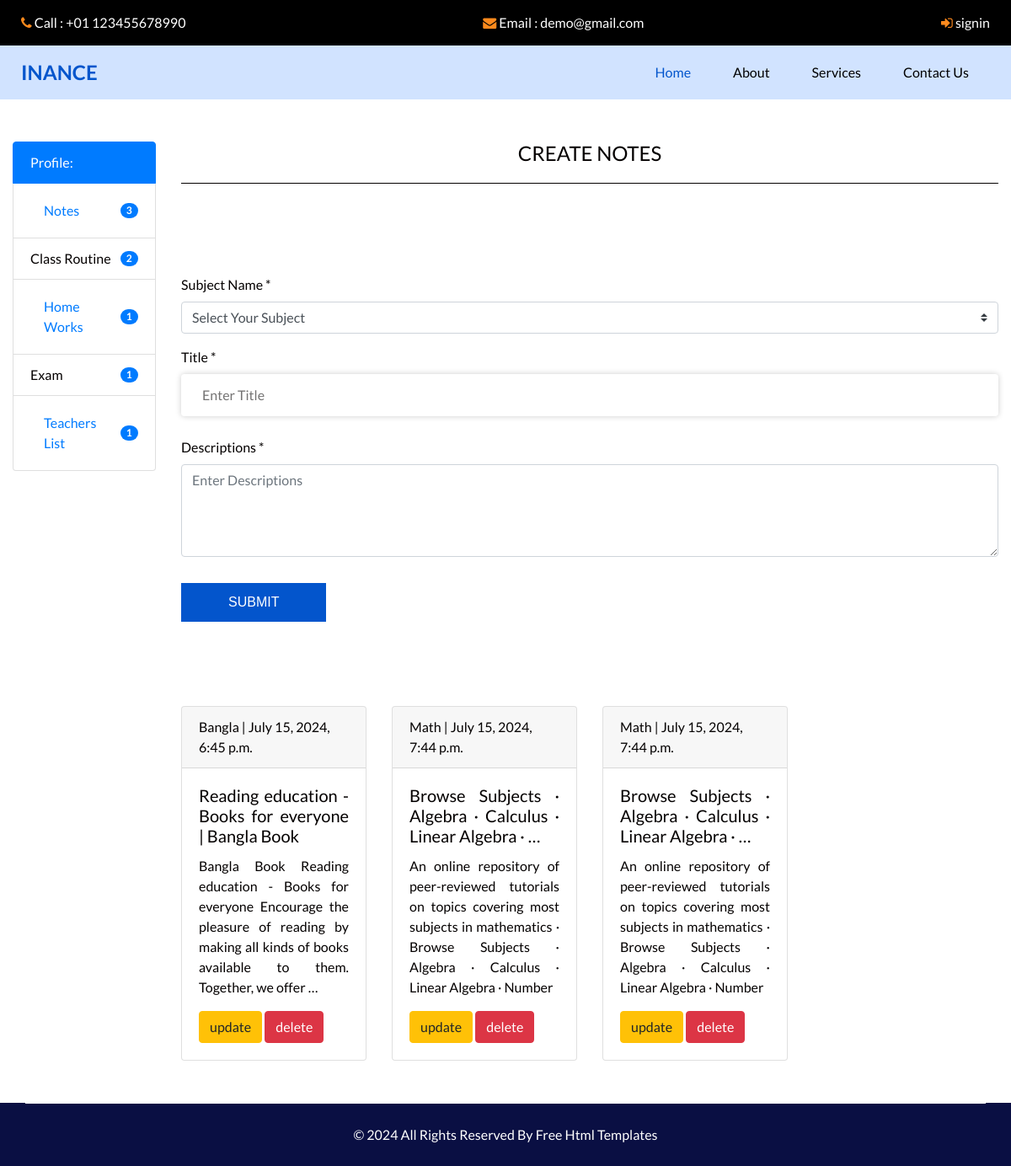
/stunotess, run on the app's committed database.
### websiteapp/models.py (models this page shows, shortened)
class stunotes(models.Model):
    classname = models.CharField(max_length=50)
    subject = models.CharField(max_length=50)
    title = models.CharField(max_length=256)
    descriptions = models.TextField()
    register_on = models.DateTimeField(auto_now=False, auto_now_add=True)
    update_on = models.DateTimeField(auto_now=True, auto_now_add=False)

### websiteapp/views.py (the view, shortened to what this page needs)
# urls.py: path("stunotess", views.stunotess.as_view(), name="stunotess"),
class stunotess(View):
    def get(self, request):
        subjects = subjectsix.objects.all()
        notes = stunotes.objects.all()
        totlanote = stunotes.objects.all().count()
        print(totlanote)
        context = {
            "subjects":subjects,
            'notes':notes,
            'totlanote':totlanote
        }
        return render(request, "stunotes.html", context)

### websiteapp/models.py (called while the page is built)
    def __str__(self):
        return f"{self.title}"

### templates/stunotes.html (shortened to what this page needs)
{% extends 'base.html' %}
{% load static %}
  {% block content %}
  <div class="hero_area">
    <header class="header_section">
      <div class="header_top">
        <div class="container-fluid">
          <div class="contact_nav">
            <a href="">
              <i class="fa fa-phone" aria-hidden="true"></i>
              <span>
                Call : +01 123455678990
              </span>
            </a>
            <a href="">
              <i class="fa fa-envelope" aria-hidden="true"></i>
              <span>
                Email : demo@gmail.com
              </span>
            </a>
            <a href="{% url 'signinpage' %}">
              <i class="fa fa-sign-in" aria-hidden="true"></i>
              <span>signin</span>
            </a>
          </div>
        </div>
      </div>
      <div class="header_bottom">
        <div class="container-fluid">
          <nav class="navbar navbar-expand-lg custom_nav-container ">
            <a class="navbar-brand" href="{% url 'indexpage' %}">
              <span>
                Inance
              </span>
            </a>
            <div class="collapse navbar-collapse" id="navbarSupportedContent">
              <ul class="navbar-nav ">
                <li class="nav-item active">
                  <a class="nav-link" href="{% url 'indexpage' %}">Home<span class="sr-only">(current)</span></a>
                </li>
                <li class="nav-item">
                  <a class="nav-link" href="{% url 'aboutpage' %}"> About</a>
                </li>
                <li class="nav-item">
                  <a class="nav-link" href="{% url 'servicepage' %}">Services</a>
                </li>
                <li class="nav-item">
                  <a class="nav-link" href="{% url 'contactpage' %}">Contact Us</a>
                </li>
              </ul>
            </div>
          </nav>
        </div>
      </div>
    </header>
  </div>
  <section class="contact_section" style="padding: 50px 0px;">
    <div class="container-fluid">
      <div class="row">
        <div class="col-md-2">
          <ul class="list-group">
            <li class="list-group-item active">Profile: <strong> {{request.user.username}}</strong></li>
            <li class="list-group-item d-flex justify-content-between align-items-center">
              <a class="nav-link" href="{% url 'stunotess' %}">Notes</a>
              <span class="badge badge-primary badge-pill">{{totlanote}}</span>
            </li>
            <li class="list-group-item d-flex justify-content-between align-items-center">
              Class Routine
              <span class="badge badge-primary badge-pill">2</span>
            </li>
            <li class="list-group-item d-flex justify-content-between align-items-center">
              <a class="nav-link" href="{% url 'stuhomeworks' %}">Home Works</a>
              <span class="badge badge-primary badge-pill">1</span>
            </li>
            <li class="list-group-item d-flex justify-content-between align-items-center">
              Exam
              <span class="badge badge-primary badge-pill">1</span>
            </li>
            <li class="list-group-item d-flex justify-content-between align-items-center">
              <a class="nav-link" href="{% url 'teacherslist' %}">Teachers List</a>
              <span class="badge badge-primary badge-pill">1</span>
            </li>
          </ul>
        </div>
        <div class="col-md-10">
          <div class="row">
            <div class="col-12">
              <h4 class="text-center" style="padding-bottom: 20px; border-bottom: 1px solid;">CREATE NOTES</h4>
            </div>
          </div>
          <div class="row">
            <div class="col-12" style="margin-top: 100px;">
              <form method="POST">
                <div class="form-group">
                  <label>Subject Name *</label>
                  <select class="custom-select" name="subject">
                    <option selected>Select Your Subject</option>
                  </select>
                </div>
                <div class="form-group">
                  <label>Title *</label>
                  <input type="text" class="form-control" placeholder="Enter Title" name="title">
                </div>
                <div class="form-group">
                  <label>Descriptions *</label>
                  <textarea class="form-control" rows="4" placeholder="Enter Descriptions" name="descriptions"></textarea>
                </div>
                <button type="submit" class="btn btn-primary">Submit</button>
              </form>
            </div>
          </div>
          <div class="row">
            {% for note in notes %}
            <div class="col-3" style="margin-top: 100px;">
              <div class="card">
                <div class="card-header">{{note.subject}} | {{note.register_on}}</div>
                <div class="card-body">
                  <h5 class="card-title" style="text-align: justify;">{{note.title|truncatewords:10}}</h5>
                  <p class="card-text" style="text-align: justify;">{{note.descriptions|truncatewords:25}}</p>
                  <a href="stunoteupdate/{{note.id}}" class="btn btn-group btn-group-sm btn-warning">update</a>
                  <a href="#" class="btn btn-group btn-group-sm  btn-danger">delete</a>
                </div>
              </div>
            </div>
            {% endfor %}
          </div>
        </div>
      </div>
    </div>
  </section>
  {% endblock %}

### templates/base.html (shortened to what this page needs)
{% include 'header.html' %}
{% block content %}
{% endblock content %}
{% include 'footer.html' %}

### templates/header.html (shortened to what this page needs)
{% load static %}
<!DOCTYPE html>
<html>
<head>
  <link rel="stylesheet" type="text/css" href="https://cdnjs.cloudflare.com/ajax/libs/OwlCarousel2/2.3.4/assets/owl.carousel.min.css" />
  <link rel="stylesheet" type="text/css" href="{% static "css/bootstrap.css" %}" />
  <link rel="stylesheet" type="text/css" href="{% static "css/font-awesome.min.css" %}" />
  <link href="{% static "css/style.css" %}" rel="stylesheet" />
  <link href="{% static "css/responsive.css" %}" rel="stylesheet" />
  <link rel="stylesheet" href="https://cdn.ckeditor.com/ckeditor5/42.0.1/ckeditor5.css" />
</head>

### templates/footer.html (shortened to what this page needs)
{% load static %}
  <footer class="footer_section">
    <div class="container">
      <p>
        &copy; <span id="displayDateYear"></span> All Rights Reserved By
        <a href="https://html.design/">Free Html Templates</a>
      </p>
    </div>
  </footer>
</body>
</html>

### static/css/style.css (style rules this page uses)
a, a:hover, a:focus { text-decoration: none; }
.hero_area { position: relative; background-color: #d1e3ff; }
.header_section .container-fluid { padding-right: 25px; padding-left: 25px; }
.header_section .header_top { padding: 15px 0; background-color: #000000; }
.header_section .header_top .contact_nav { display: -webkit-box; display: -ms-flexbox; display: flex; -webkit-box-pack: justify; -ms-flex-pack: justify; justify-content: space-between; }
.header_section .header_top .contact_nav a { color: #ffffff; }
.header_section .header_top .contact_nav a i { color: #ff8a1d; }
.header_section .header_bottom { padding: 10px 0; }
.navbar-brand { padding: 0; margin: 0; color: #000000; font-weight: bold; font-size: 24px; font-weight: bold; }
.navbar-brand span { color: #0355cc; text-transform: uppercase; }
.custom_nav-container { padding: 0; }
.custom_nav-container .navbar-nav { margin-left: auto; }
.custom_nav-container .navbar-nav .nav-item .nav-link { padding: 10px 25px; color: #000000; text-align: center; }
.custom_nav-container .navbar-nav .nav-item:hover .nav-link, .custom_nav-container .navbar-nav .nav-item.active .nav-link { color: #0355cc; }
.contact_section input { width: 100%; border: none; height: 50px; margin-bottom: 25px; padding-left: 25px; background-color: #ffffff; outline: none; color: #ffffff; -webkit-box-shadow: 0 0 7px 0 rgba(0, 0, 0, 0.2); box-shadow: 0 0 7px 0 rgba(0, 0, 0, 0.2); }
.contact_section input::placeholder { color: #737272; }
.contact_section button { border: none; display: inline-block; font-family: 'Merriweather Sans', sans-serif; text-transform: uppercase; padding: 10px 55px; background-color: #0355cc; border: 1px solid #0355cc; border-radius: 0; color: #ffffff; margin-top: 15px; }
.footer_section { background-color: #0a0f43; }
.footer_section p { margin: 0; padding: 25px 0; color: #ffffff; text-align: center; border-top: 0.8px solid #ffffff; }
.footer_section a { color: inherit; }

### static/css/responsive.css (style rules this page uses)
@media (min-width: 1200px) { .container { max-width: 1170px; } }

### data on the page
stunotes: subject "Bangla", register_on "July 15, 2024, 6:45 p.m.", title "Reading education - Books for everyone | Bangla Book", descriptions "Bangla Book Reading education - Books for everyone Encourage the pleasure of reading by making all kinds of books available to them. Together, we offer …"
stunotes: subject "Math", register_on "July 15, 2024, 7:44 p.m.", title "Browse Subjects · Algebra · Calculus · Linear Algebra · …", descriptions "An online repository of peer-reviewed tutorials on topics covering most subjects in mathematics · Browse Subjects · Algebra · Calculus · Linear Algebra · Number"
stunotes: subject "Math", register_on "July 15, 2024, 7:44 p.m.", title "Browse Subjects · Algebra · Calculus · Linear Algebra · …", descriptions "An online repository of peer-reviewed tutorials on topics covering most subjects in mathematics · Browse Subjects · Algebra · Calculus · Linear Algebra · Number"

### other printed values
{{ totlanote }} "3"
